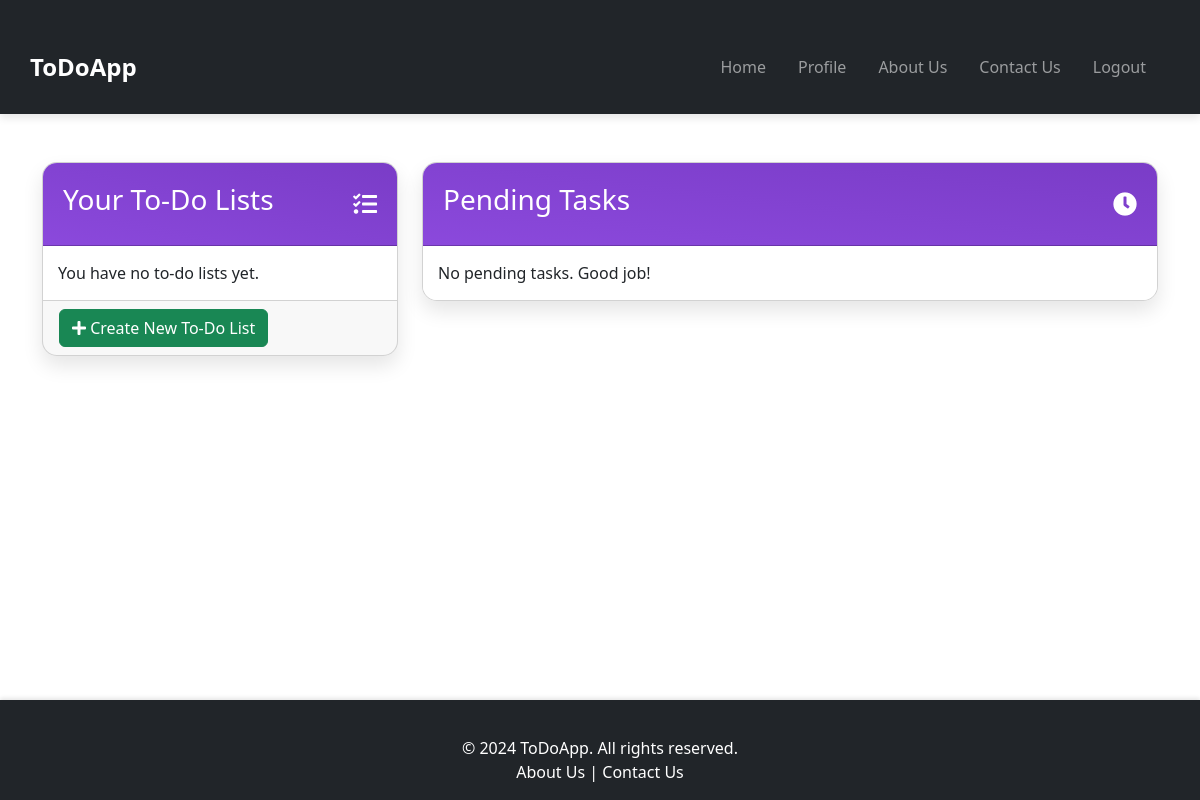
Page /home/ (signed in) on the earlier database version.
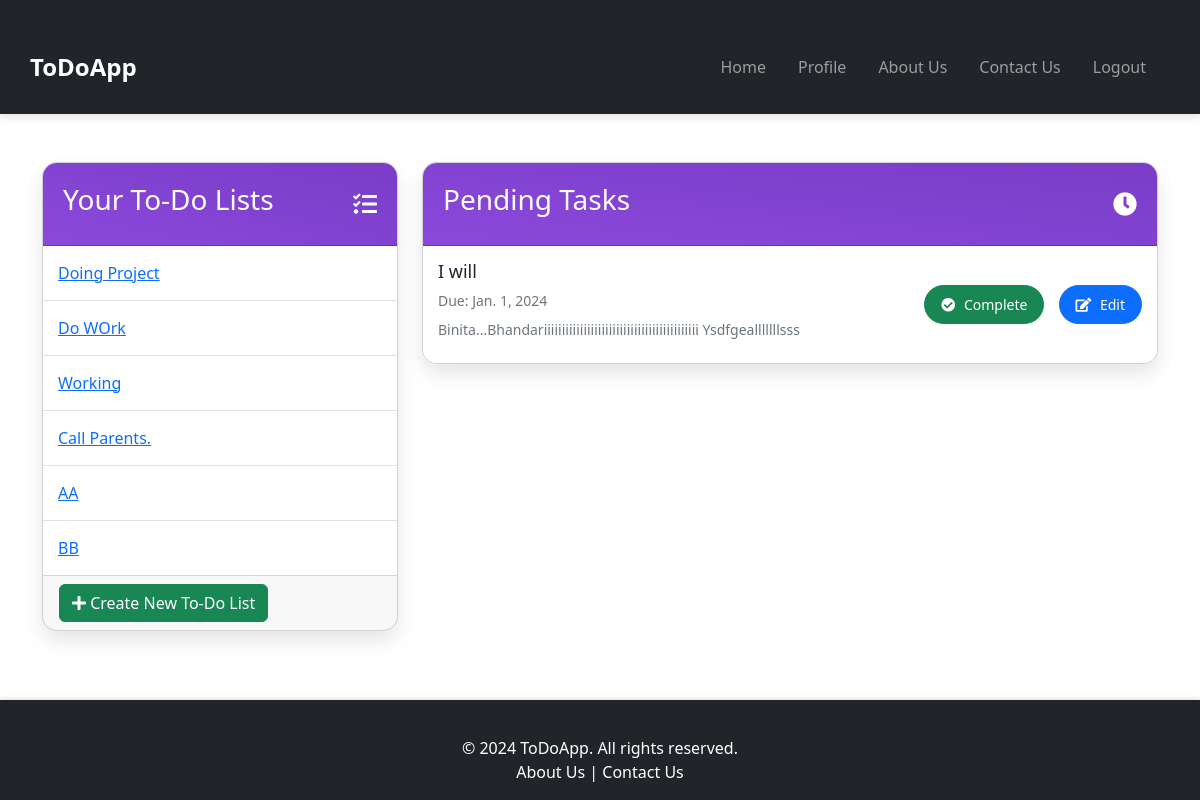
Same page on the later database version.
### core/models.py (models this page shows, shortened)
class ToDoList(models.Model):
    title = models.CharField(max_length=200, blank=False, null=True, verbose_name="List Title:")
    description = models.TextField(blank=True, null=True, verbose_name="List Description")
    user = models.ForeignKey(User, on_delete=models.CASCADE, verbose_name="Owner")
    created_at = models.DateTimeField(default=timezone.now, verbose_name="Created At")

class Task(models.Model):
    title = models.CharField(max_length=200, blank=False, null=True, verbose_name="Task Title")
    description = models.TextField(blank=True, null=True, verbose_name="Task Description")
    due_date = models.DateField(blank=True, null=True, verbose_name="Due Date")
    category = models.ForeignKey(Category, on_delete=models.CASCADE, verbose_name="Category")
    priority = models.ForeignKey(Priority, on_delete=models.CASCADE, verbose_name="Priority Level")
    status = models.ForeignKey(Status, on_delete=models.CASCADE, verbose_name="Status", default=1)
    is_completed = models.BooleanField(default=False, verbose_name="Completed")
    created_at = models.DateTimeField(default=timezone.now, verbose_name="Created At")
    updated_at = models.DateTimeField(auto_now=True, verbose_name="Updated At")
    user = models.ForeignKey(User, on_delete=models.CASCADE, verbose_name="Assigned User")
    todo_list = models.ForeignKey(ToDoList, on_delete=models.CASCADE, related_name="tasks")

### core/views.py (the view)
# urls.py: path('home/', homepage, name='home'),
def homepage(request):
    if request.user.is_authenticated:
        todo_lists = ToDoList.objects.filter(user=request.user).select_related('user')
        tasks = Task.objects.filter(user = request.user, is_completed=False).order_by('due_date')
        context = {
            'todo_lists': todo_lists,
            'tasks':tasks
        }
        return render(request=request, template_name="ToDoApp/home.html", context=context)
    else:
        return render(request=request, template_name='ToDoApp/index.html')

### templates/ToDoApp/home.html (shortened to what this page needs)
{% extends 'ToDoApp/base.html' %}
{% load static %}
{% block head %}
<link rel="stylesheet" href="{% static 'css/home.css' %}">
<link rel="stylesheet" href="https://cdnjs.cloudflare.com/ajax/libs/font-awesome/5.15.4/css/all.min.css">
{% endblock %}
{% block content %}
<div class="container mt-5">
    <div class="row">
        <div class="col-md-4">
            <div class="card">
                <div class="card-header">
                    <h3>Your To-Do Lists</h3>
                    <i class="fas fa-tasks"></i>
                </div>
                <ul class="list-group list-group-flush">
                    {% for list in todo_lists %}
                    <li class="list-group-item">
                        <a href="{% url 'view_all_todolists'   %}">{{ list.title }}</a>
                    </li>
                    {% empty %}
                    <li class="list-group-item text-center">You have no to-do lists yet.</li>
                    {% endfor %}
                </ul>
                <div class="card-footer">
                    <a href="{% url 'create_todolist' %}" class="btn btn-success">
                        <i class="fas fa-plus"></i> Create New To-Do List
                    </a>
                </div>
            </div>
        </div>
        <div class="col-md-8">
            <div class="card">
                <div class="card-header">
                    <h3>Pending Tasks</h3>
                    <i class="fas fa-clock"></i>
                </div>
                <ul class="list-group list-group-flush">
                    {% if tasks %}
                        {% for task in tasks %}
                        <li class="list-group-item">
                            <div class="task-detail">
                                <h5>{{ task.title }}</h5>
                                <p>Due: {{ task.due_date }}</p>
                                <p>{{ task.description }}</p>
                            </div>
                            <div class="task-actions">
                                <a href="{% url 'mark_task_complete' task.id %}" class="btn btn-success"><i class="fas fa-check-circle"></i> Complete</a>
                                <a href="{% url 'update_task' task.id %}" class="btn btn-primary"><i class="fas fa-edit"></i> Edit</a>
                            </div>
                        </li>
                        {% endfor %}
                    {% else %}
                        <li class="list-group-item text-center">No pending tasks. Good job!</li>
                    {% endif %}
                </ul>
            </div>
        </div>
    </div>
</div>
{% endblock %}

Differences in the rows shown:
added ToDoList: title "Doing Project"
added ToDoList: title "Do WOrk"
added ToDoList: title "Working"
added ToDoList: title "Call Parents."
added ToDoList: title "AA"
added ToDoList: title "BB"
added Task: title "I will", due_date "Jan. 1, 2024", description "Binita...Bhandariiiiiiiiiiiiiiiiiiiiiiiiiiiiiiiiiiiiiiiiiii Ysdfgealllllllsss"
Other differences:
text no longer shown: "You have no to-do lists yet. No pending tasks. Good job!"
